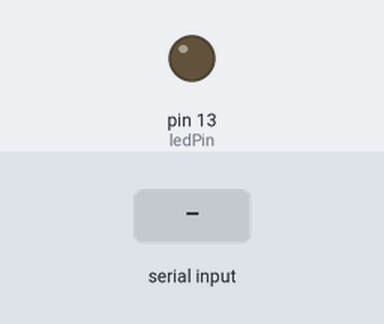
Bench run of a sketch on a simulated Arduino Uno, built with avr-gcc and run on an emulated ATmega328P. On the bench: output pins drawn as LEDs (lit = HIGH). Inputs (shaded band) come from the test bench.

Above: at 1.2 s.
1.3 s: "1\n" received over Serial
At 1.52 s:
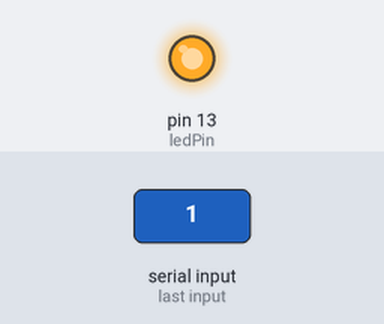
4.3 s: "0\n" received over Serial
Timing chart, 0 to 11.2 s (numbered marks = the images above; inputs shaded):
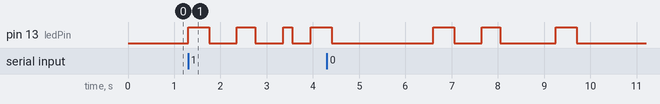

Measured:
- after the input at 1.3 s, pin 13 (ledPin): goes HIGH 0.45 s, LOW 0.60 s, HIGH 0.40 s, LOW 0.60 s, HIGH 0.20 s, LOW 0.40 s, then HIGH, starting at once

The sketch:

Final_Message_Transmitter.ino
```cpp
const int ledPin = 13;
const int bitDelay = 200;

void setup() {
  pinMode(ledPin, OUTPUT);
  digitalWrite(ledPin, LOW);
  Serial.begin(9600);
}

void sendBit(int bitValue) {
  digitalWrite(ledPin, bitValue ? HIGH : LOW);
  delay(bitDelay);
}

void sendChar(char c) {
  digitalWrite(ledPin, HIGH);
  delay(450);

  digitalWrite(ledPin, LOW);
  delay(200);

  for (int i = 7; i >= 0; i--) {
    int bitValue = (c >> i) & 1;
    sendBit(bitValue);
  }

  digitalWrite(ledPin, LOW);
  delay(400);
}

void loop() {
  if (Serial.available() > 0) {
    String message = Serial.readStringUntil('\n');

    for (int i = 0; i < message.length(); i++) {
      sendChar(message[i]);
    }

    sendChar('\0');
  }
}
```
